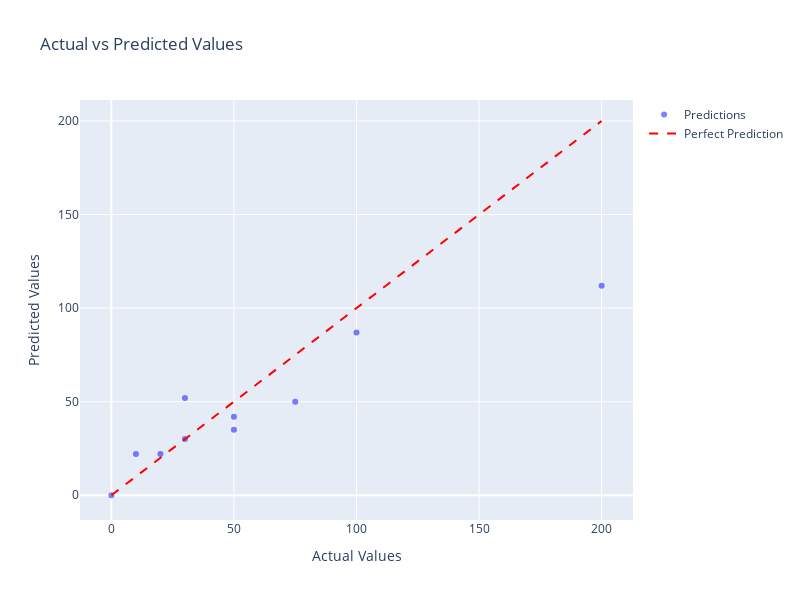

The code cell stored with this chart in its notebook:
### Code cell
import plotly.express as px
import plotly.graph_objects as go

fig = go.Figure()

fig.add_trace(go.Scatter(
    x=y_test,
    y=y_pred,
    mode='markers',
    name='Predictions',
    marker=dict(color='blue', opacity=0.5)
))

# Add the diagonal line for actual value
fig.add_trace(go.Scatter(
    x=[y_test.min(), y_test.max()],
    y=[y_test.min(), y_test.max()],
    mode='lines',
    name='Perfect Prediction',
    line=dict(color='red', dash='dash')
))

fig.update_layout(
    title='Actual vs Predicted Values',
    xaxis_title='Actual Values',
    yaxis_title='Predicted Values',
    width=800,
    height=600,
    hovermode='closest'
)

fig.show()

### Figure 1 — Plotly figure (JSON) as saved in the notebook; plotly's stock layout.template omitted (floating-point values rounded to 4 significant figures)
{"data": [{"marker": {"color": "blue", "opacity": 0.5}, "mode": "markers", "name": "Predictions", "type": "scatter", "x": [0, 200, 75, 30, 10, 30, 50, 50, 100, 20], "y": [0.0, 112.0, 50.0, 30.0, 22.0, 52.0, 42.0, 35.0, 87.0, 22.0]}, {"line": {"color": "red", "dash": "dash"}, "mode": "lines", "name": "Perfect Prediction", "type": "scatter", "x": [0, 200], "y": [0, 200]}], "layout": {"height": 600, "hovermode": "closest", "title": {"text": "Actual vs Predicted Values"}, "width": 800, "xaxis": {"title": {"text": "Actual Values"}}, "yaxis": {"title": {"text": "Predicted Values"}}}}
